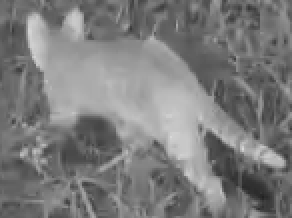
#> input picture Tarefa_3-Rastreio/gatos_template.png, 146 x 109 px (shown 2 times larger)
$ python rastreio.py
#> lines starting #> are read from the running program, lines starting #| are printed output that depends on the picture; after the words box and inside, x2 and y2 are one past the last pixel; in counts of white or black regions, pixels touching at a corner belong together; pictures that were not available may be replaced by others from this repository, and a replacement may not be noted
import cv2
import csv
import os
import matplotlib.pyplot as plt

frames_dir = './gatos_frames'
template_filename = 'gatos_template.png'

template = cv2.imread(template_filename, 0)
#> template is the input picture: shape (109, 146); min 33, max 217, mean 124
template_height, template_width = template.shape[:2]
#> template_height = 109; template_width = 146

first_frame_path = f'{frames_dir}/frame0001.png'
first_frame = cv2.imread(first_frame_path, 0)
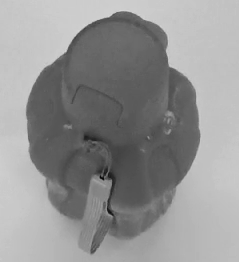
#> input picture Tarefa_3-Rastreio/garrafa_template.png, 239 x 262 px, given in place of frame0001.png, which was not available
#> first_frame is the input picture: shape (262, 239); min 8, max 215, mean 146.9
video_height, video_width = first_frame.shape[:2]
#> video_height = 262; video_width = 239

methods = [
    'cv2.TM_CCOEFF', 'cv2.TM_CCOEFF_NORMED', # Correlation Coefficient Matching
    'cv2.TM_CCORR', 'cv2.TM_CCORR_NORMED', # Cross-Correlation Matching
    'cv2.TM_SQDIFF', 'cv2.TM_SQDIFF_NORMED' # Squared Difference Matching
]

for method in methods:
    results = []
    marked_frames = []

    print(f"Processando com o método: {method}")

    for frame_filename in sorted(os.listdir(frames_dir)):
        frame = cv2.imread(f'{frames_dir}/{frame_filename}', 0)
        res = cv2.matchTemplate(frame, template, eval(method))
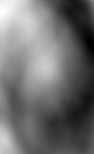
#> res: shape (154, 94) float32; min -8563626, max 2016591.1, mean -3943734; drawn with min black and max white

        min_val, max_val, min_loc, max_loc = cv2.minMaxLoc(res)
#> min_val = -8563626; max_val = 2016591.1; min_loc = (90, 42); max_loc = (1, 11)

        if method in ['cv2.TM_SQDIFF', 'cv2.TM_SQDIFF_NORMED']:
            top_left = min_loc
        else:
            top_left = max_loc
#> top_left = (1, 11)

        bottom_right = (top_left[0] + template_width, top_left[1] + template_height)
#> bottom_right = (147, 120)

        marked_frame = cv2.cvtColor(frame, cv2.COLOR_GRAY2BGR)
        cv2.rectangle(marked_frame, top_left, bottom_right, (0, 0, 255), 2)
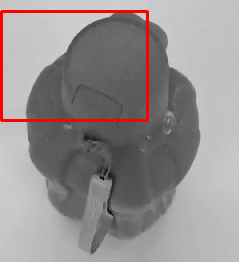
#> marked_frame: shape (262, 239, 3); 2.44% of pixels changed, all inside (x1, y1, x2, y2) = (0, 10, 149, 122)
        marked_frames.append(marked_frame)

        results.append([frame_filename, min_val, max_val])

    with open(f'res_rastreio/tabelas/{method[4:]}.csv', 'w', newline='') as file:
        writer = csv.writer(file)
        writer.writerow(['Quadro', 'Min_Val', 'Max_Val'])
        writer.writerows(results)

    out = cv2.VideoWriter(f'res_rastreio/videos/{method[4:]}.avi', cv2.VideoWriter_fourcc(*'XVID'), 30.0, (video_width, video_height))
    for marked_frame in marked_frames:
        out.write(marked_frame)
#> this loop made 1 pass
    out.release()

for method in methods:
    quadros = []
    min_vals = []
    max_vals = []

    with open(os.path.join('res_rastreio/tabelas', f'{method[4:]}.csv'), newline='') as csvfile:
        csvreader = csv.reader(csvfile)
        next(csvreader)
        for row in csvreader:
            quadro, min_val, max_val = row
            quadros.append(quadro[6:9])
            min_vals.append(float(min_val))
            max_vals.append(float(max_val))

    plt.figure(figsize=(10, 6))
    plt.plot(quadros, min_vals, label='Min_Val')
    plt.plot(quadros, max_vals, label='Max_Val')
    plt.title(f'Resultados do Método {method[4:]}')
    plt.xlabel('Quadros')
    plt.ylabel('Valor')
    plt.tick_params(axis='x', which='both', bottom=False, top=False, labelbottom=False)
    plt.grid(False)
    plt.legend()
    plt.savefig(f'res_rastreio/graficos/{method[4:]}.png')
#> this loop made 6 passes
#> method on passes 1 to 6: 'cv2.TM_CCOEFF', 'cv2.TM_CCOEFF_NORMED', 'cv2.TM_CCORR', 'cv2.TM_CCORR_NORMED', 'cv2.TM_SQDIFF', 'cv2.TM_SQDIFF_NORMED'
#> pass 1, `plt.savefig(f'res_rastreio/graficos/{method[4:]}.png')`:
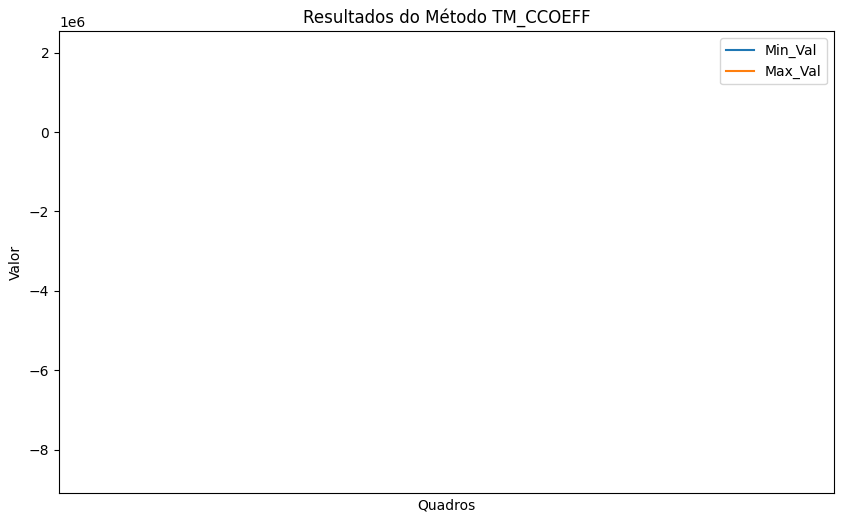
#> figure drawn by matplotlib, 1 panel
#> pass 2, `plt.savefig(f'res_rastreio/graficos/{method[4:]}.png')`:
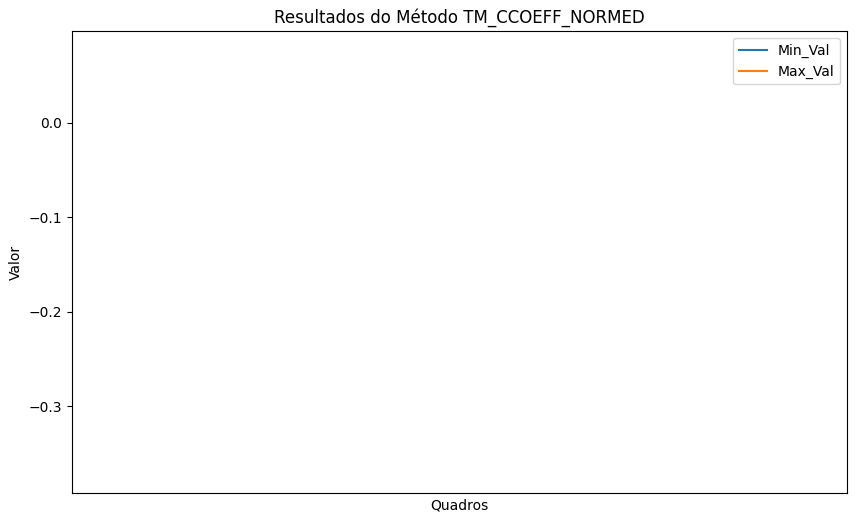
#> figure drawn by matplotlib, 1 panel
